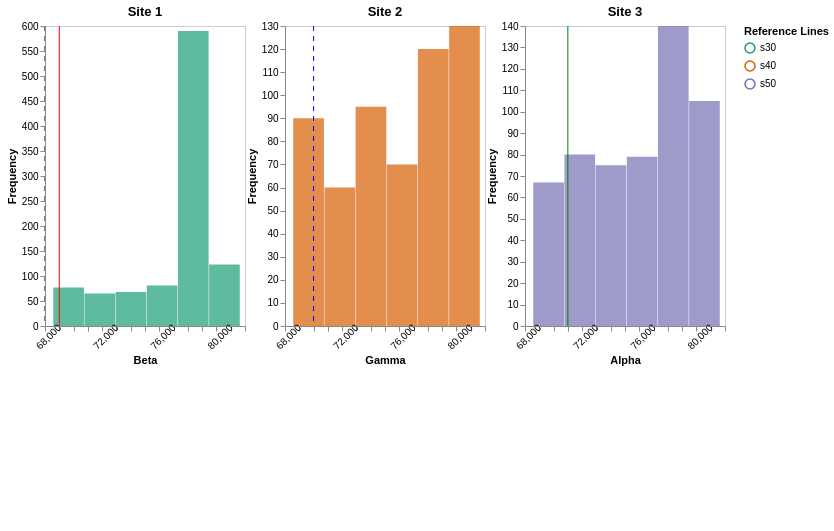

Vega-Lite specification for this chart:
### Vega specification from a JSON file in a GitHub repository (floating-point values rounded to 4 significant figures)
{"$schema": "https://vega.github.io/schema/vega/v5.json", "description": "A small multiples view of histograms for visualizing univariate distributions using static bins.", "height": 500, "padding": 5, "signals": [{"name": "offset", "value": 40}, {"name": "cellHeight", "value": 300}, {"name": "cellWidth", "value": 200}, {"name": "width", "update": "3 * (offset + cellWidth)"}, {"name": "totalHeight", "update": "cellHeight * 1.2"}, {"name": "axisLabels", "value": {"Site 1": {"xaxis": "Beta", "yaxis": "Frequency"}, "Site 2": {"xaxis": "Gamma", "yaxis": "Frequency"}, "Site 3": {"xaxis": "Alpha", "yaxis": "Frequency"}}}, {"name": "yref", "value": {"Site 1": [{"number": 68000, "name": "line1", "color": "black", "type": "dashed"}, {"number": 69000, "name": "line2", "color": "red", "type": "solid"}], "Site 2": [{"number": 70000, "name": "line1", "color": "blue", "type": "dashed"}], "Site 3": [{"number": 71000, "name": "line1", "color": "green", "type": "solid"}]}}], "data": [{"name": "binned", "values": [{"bin0": 68580.0, "bin1": 70760.0, "count": 77, "label": "s30", "site": "Site 1"}, {"bin0": 70760.0, "bin1": 72940.0, "count": 65, "label": "s30", "site": "Site 1"}, {"bin0": 72940.0, "bin1": 75120.0, "count": 68, "label": "s30", "site": "Site 1"}, {"bin0": 75120.0, "bin1": 77310.0, "count": 81, "label": "s30", "site": "Site 1"}, {"bin0": 77310.0, "bin1": 79490.0, "count": 590, "label": "s30", "site": "Site 1"}, {"bin0": 79490.0, "bin1": 81670.0, "count": 123, "label": "s30", "site": "Site 1"}, {"bin0": 68580.0, "bin1": 70760.0, "count": 90, "label": "s40", "site": "Site 2"}, {"bin0": 70760.0, "bin1": 72940.0, "count": 60, "label": "s40", "site": "Site 2"}, {"bin0": 72940.0, "bin1": 75120.0, "count": 95, "label": "s40", "site": "Site 2"}, {"bin0": 75120.0, "bin1": 77310.0, "count": 70, "label": "s40", "site": "Site 2"}, {"bin0": 77310.0, "bin1": 79490.0, "count": 120, "label": "s40", "site": "Site 2"}, {"bin0": 79490.0, "bin1": 81670.0, "count": 130, "label": "s40", "site": "Site 2"}, {"bin0": 68580.0, "bin1": 70760.0, "count": 67, "label": "s50", "site": "Site 3"}, {"bin0": 70760.0, "bin1": 72940.0, "count": 80, "label": "s50", "site": "Site 3"}, {"bin0": 72940.0, "bin1": 75120.0, "count": 75, "label": "s50", "site": "Site 3"}, {"bin0": 75120.0, "bin1": 77310.0, "count": 79, "label": "s50", "site": "Site 3"}, {"bin0": 77310.0, "bin1": 79490.0, "count": 140, "label": "s50", "site": "Site 3"}, {"bin0": 79490.0, "bin1": 81670.0, "count": 105, "label": "s50", "site": "Site 3"}]}, {"name": "maxCounts", "source": "binned", "transform": [{"type": "aggregate", "groupby": ["site"], "fields": ["count"], "ops": ["max"], "as": ["maxCount"]}]}, {"name": "binRanges", "source": "binned", "transform": [{"type": "aggregate", "groupby": ["site"], "fields": ["bin0", "bin1"], "ops": ["min", "max"], "as": ["minBin", "maxBin"]}]}, {"name": "yrefData", "values": [{"site": "Site 1", "number": 68000, "name": "line1", "color": "black", "type": "dashed"}, {"site": "Site 1", "number": 69000, "name": "line2", "color": "red", "type": "solid"}, {"site": "Site 2", "number": 70000, "name": "line1", "color": "blue", "type": "dashed"}, {"site": "Site 3", "number": 71000, "name": "line1", "color": "green", "type": "solid"}]}], "scales": [{"name": "gscale", "type": "band", "range": [0, {"signal": "width"}], "round": true, "domain": {"data": "binned", "field": "site"}}, {"name": "color", "type": "ordinal", "domain": {"data": "binned", "field": "label"}, "range": {"scheme": "dark2"}}, {"name": "lineStyle", "type": "ordinal", "domain": ["dashed", "solid"], "range": [[5, 5], []]}], "legends": [{"stroke": "color", "strokeDash": "lineStyle", "orient": "right", "title": "Reference Lines", "encode": {"symbols": {"enter": {"stroke": {"field": "color"}, "strokeDash": {"field": "type"}}}, "labels": {"enter": {"text": {"field": "name"}}}}}], "marks": [{"name": "siteGroups", "type": "group", "from": {"facet": {"data": "binned", "name": "facetedData", "groupby": "site"}}, "encode": {"enter": {"x": {"scale": "gscale", "field": "site", "offset": {"signal": "offset"}}, "width": {"signal": "cellWidth"}, "height": {"signal": "cellHeight"}, "stroke": {"value": "#ccc"}}}, "data": [{"name": "xScaleData", "source": "binRanges", "transform": [{"type": "filter", "expr": "datum.site === parent.site"}]}, {"name": "yScaleData", "source": "maxCounts", "transform": [{"type": "filter", "expr": "datum.site === parent.site"}]}, {"name": "filteredYrefData", "source": "yrefData", "transform": [{"type": "filter", "expr": "datum.site === parent.site"}]}], "scales": [{"name": "xscale", "type": "linear", "range": [0, {"signal": "cellWidth"}], "domain": {"data": "xScaleData", "fields": ["minBin", "maxBin"]}, "zero": false, "nice": true}, {"name": "yscale", "type": "linear", "range": [{"signal": "cellHeight"}, 0], "domain": {"data": "yScaleData", "field": "maxCount"}, "zero": true, "nice": true}], "axes": [{"orient": "bottom", "scale": "xscale", "zindex": 1, "labelOverlap": "parity", "labelSeparation": 10, "labelAngle": -45, "title": {"signal": "axisLabels[parent.site].xaxis"}}, {"orient": "left", "scale": "yscale", "zindex": 1, "title": {"signal": "axisLabels[parent.site].yaxis"}}], "marks": [{"name": "bins", "type": "rect", "from": {"data": "facetedData"}, "encode": {"enter": {"fill": {"scale": "color", "field": "label"}, "opacity": {"value": 0.7}}, "update": {"x": {"scale": "xscale", "field": "bin0"}, "x2": {"scale": "xscale", "field": "bin1", "offset": -0.5}, "y": {"scale": "yscale", "field": "count"}, "y2": {"scale": "yscale", "value": 0}, "tooltip": {"signal": "{ 'Count': datum.count }"}}, "hover": {"fill": {"value": "firebrick"}}}}, {"type": "text", "encode": {"enter": {"x": {"signal": "cellWidth / 2"}, "y": {"signal": "-10"}, "align": {"value": "center"}, "fontSize": {"value": 13}, "text": {"signal": "parent.site"}, "fontWeight": {"value": "bold"}}}}, {"name": "refLines", "type": "rule", "from": {"data": "filteredYrefData"}, "encode": {"enter": {"x": {"scale": "xscale", "field": "number"}, "y": {"value": 0}, "y2": {"signal": "cellHeight"}, "stroke": {"field": "color"}, "strokeDash": {"scale": "lineStyle", "field": "type"}, "tooltip": {"signal": "{ 'Value': datum.name }"}}}}]}]}
